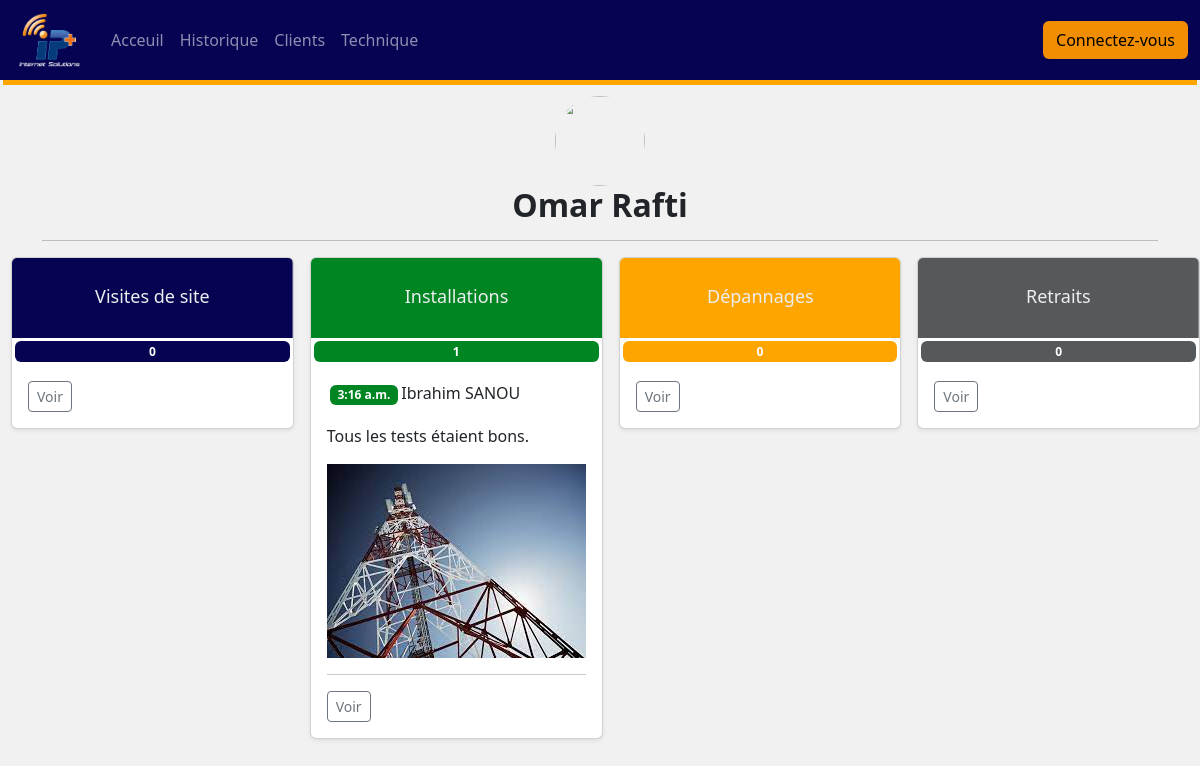
Page /info/7 on the committed database.
### home/models.py (models this page shows, shortened)
class Employe(models.Model):
    choix = [
        ('DG', 'Directeur Générale'),
        ('DAF', 'Directeur Affaire Financière'),
        ('DT', 'Directeur Technique'),
        ('Ingénieur', 'Ingénieur'),
        ('Technicien', 'Technicien'),
        ('Commercial', 'Commercial'),
    ]
    first_name = models.CharField(max_length=30)
    last_name = models.CharField(max_length=40)
    job = models.CharField(max_length=20,choices=choix,default='Technicien')
    phone_number = models.IntegerField()
    leave = models.BooleanField(default=False)

class Installation(models.Model):
    date = models.DateField(auto_now_add=True)
    heure = models.TimeField(auto_now_add=True)
    comment = models.TextField(max_length=250)
    etat = models.CharField(max_length=4,choices=choix, default="oui")
    employe = models.ManyToManyField(Employe, blank=True)
    client = models.OneToOneField(Client,on_delete=models.CASCADE)
    caractéristique = models.ImageField(null=True)
    mat = models.ImageField(null=True)

class Client(models.Model):
    first_name = models.CharField(max_length=30)
    last_name = models.CharField(max_length=40)
    phone_number = models.IntegerField()

### home/views.py (the view)
# urls.py: path('info/<int:id>', views.infoActEmploy, name='infoActEmploy'),
def infoActEmploy(request,id):
    visite = Visite.objects.filter(employe__pk=id,date=datetime.now())
    installation = Installation.objects.filter(employe__pk=id,date=datetime.now())
    depannage = Depannage.objects.filter(employe__pk=id,date=datetime.now())
    retrait = Retrait.objects.filter(employe__pk=id,date=datetime.now())
    user = Employe.objects.filter(pk=id)
    context = {
        'visites' : visite,
        'nbr_visite' : len(visite),
        'installations' : installation,
        'nbr_installation' : len(installation),
        'depannages' : depannage,
        'nbr_depannage' : len(depannage),
        'retraits' : retrait,
        'nbr_retrait' : len(retrait),
        'user' : user[0]
    }
    return render(request, 'home/infoActEmploy.html',context)

### home/templates/home/infoActEmploy.html (shortened to what this page needs)
{% extends './base.html' %}
{% load static %}
    {% block content %}
        <br><br><br><br>
            <div class="container team">
                    <div class="col ajust">
                        <img src={% static 'image/perso.png' %}  alt="" class="profil2">
                      <h2>{{ user.first_name }} {{ user.last_name }}</h2>
                    </div>
                    <hr>
                </div>
            <div class="album  gris">
              <div>
                <div class="row g-3" style="margin-left: 3px ;">
                  <div class="col">
                    <div class="card shadow-sm">
                      <svg class="bd-placeholder-img card-img-top" width="100%" height="80" xmlns="http://www.w3.org/2000/svg" role="img" aria-label="Placeholder: Thumbnail" preserveAspectRatio="xMidYMid slice" focusable="false"><title>Placeholder</title><rect width="100%" height="100%" fill="#060452"/><text x="50%" y="50%" fill="#eceeef" dy=".3em">Visites de site<span class="badge bleu">{{nbr_visite}}</span></text></svg>
                      <div class="card-body">
                        <a href="{% url 'historique'%}#v"><button type="button" class="btn btn-sm btn-outline-secondary">Voir</button></a>
                      </div>
                    </div>
                  </div>
                  <div class="col">
                    <div class="card shadow-sm">
                      <svg class="bd-placeholder-img card-img-top" width="100%" height="80" xmlns="http://www.w3.org/2000/svg" role="img" aria-label="Placeholder: Thumbnail" preserveAspectRatio="xMidYMid slice" focusable="false"><title>Placeholder</title><rect width="100%" height="100%" fill="#008523"/><text x="50%" y="50%" fill="#eceeef" dy=".3em">Installations<span class="badge vert">{{nbr_installation}}</span></text></svg>
                      <div class="card-body">
                      {% for installation in installations %}
                        <p class="nomClient"><span class="badge vert">{{ installation.heure }}</span>{{ installation.client.first_name }} {{ installation.client.last_name }}</p>
                        <p class="card-text">{{ installation.comment }}</p>
                        <img src={% static 'image/pylone.jpg' %}>
                        <hr>
                      {% endfor %}
                        <a href="{% url 'historique'%}#i"><button type="button" class="btn btn-sm btn-outline-secondary">Voir</button></a>
                      </div>
                    </div>
                  </div>
                  <div class="col">
                    <div class="card shadow-sm">
                      <svg class="bd-placeholder-img card-img-top" width="100%" height="80" xmlns="http://www.w3.org/2000/svg" role="img" aria-label="Placeholder: Thumbnail" preserveAspectRatio="xMidYMid slice" focusable="false"><title>Placeholder</title><rect width="100%" height="100%" fill="orange"/><text x="50%" y="50%" fill="#eceeef" dy=".3em">Dépannages<span class="badge orange">{{nbr_depannage}}</span></text></svg>
                      <div class="card-body">
                         <a href="{% url 'historique'%}#d"><button type="button" class="btn btn-sm btn-outline-secondary">Voir</button></a>
                      </div>
                    </div>
                  </div>
                  <div class="col">
                    <div class="card shadow-sm">
                      <svg class="bd-placeholder-img card-img-top" width="100%" height="80" xmlns="http://www.w3.org/2000/svg" role="img" aria-label="Placeholder: Thumbnail" preserveAspectRatio="xMidYMid slice" focusable="false"><title>Placeholder</title><rect width="100%" height="100%" fill="#55595c"/><text x="50%" y="50%" fill="#eceeef" dy=".3em">Retraits<span class="badge rouge">{{nbr_retrait}}</span></text></svg>
                      <div class="card-body">
                        <a href="{% url 'historique'%}#r"><button type="button" class="btn btn-sm btn-outline-secondary">Voir</button></a>
                      </div>
                    </div>
                  </div>
                </div>
              </div>
            </div>
    {% endblock %}>

### home/static/css/styl.css (style rules this page uses)
.orange, .btn-warning { background-color: #F08D00; }
.gris { background-color: #F1F1F1; }
.bleu { margin: 3px; background-color: #060452; }
.vert { margin: 3px; background-color: #008523; }
.orange { margin: 3px; background-color: orange; }
.rouge { margin: 3px; background-color: #55595c; }
.team { background-color: #F1F1F1; }
.bd-placeholder-img { font-size: 1.125rem; text-anchor: middle; -webkit-user-select: none; -moz-user-select: none; user-select: none; }
.profil2 { width: 90px; height: 90px; border-radius: 100% 100% 100% 100%; }
.team h2 { font-weight: 600; }
.ajust { text-align: center; }

### rows in the picture
Employe: first_name "Omar", last_name "Rafti"
Installation: heure "3:16 a.m.", client.first_name "Ibrahim", client.last_name "SANOU", comment "Tous les tests étaient bons."

### other values in the picture
{{ nbr_visite }} "0"
{{ nbr_installation }} "1"
{{ nbr_depannage }} "0"
{{ nbr_retrait }} "0"
